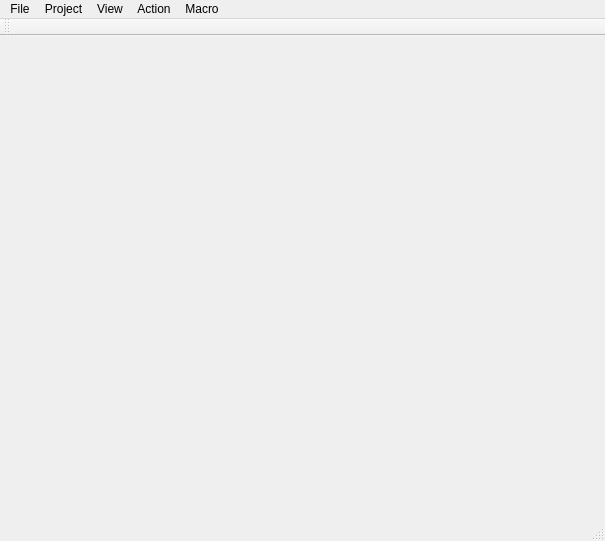
<?xml version="1.0" encoding="UTF-8"?>
<ui version="4.0">
 <class>AppWindow</class>
 <widget class="QMainWindow" name="AppWindow">
  <property name="geometry">
   <rect>
    <x>0</x>
    <y>0</y>
    <width>605</width>
    <height>541</height>
   </rect>
  </property>
  <property name="windowTitle">
   <string>MainWindow</string>
  </property>
  <widget class="QWidget" name="centralwidget">
   <layout class="QVBoxLayout" name="verticalLayout">
    <item>
     <widget class="QFrame" name="main_frame">
      <property name="frameShape">
       <enum>QFrame::NoFrame</enum>
      </property>
      <property name="frameShadow">
       <enum>QFrame::Plain</enum>
      </property>
      <property name="lineWidth">
       <number>0</number>
      </property>
     </widget>
    </item>
   </layout>
  </widget>
  <widget class="QMenuBar" name="menubar">
   <property name="geometry">
    <rect>
     <x>0</x>
     <y>0</y>
     <width>605</width>
     <height>27</height>
    </rect>
   </property>
   <widget class="QMenu" name="menuFile">
    <property name="title">
     <string>File</string>
    </property>
    <addaction name="actionOpen"/>
   </widget>
   <widget class="QMenu" name="menuProject">
    <property name="title">
     <string>Project</string>
    </property>
   </widget>
   <widget class="QMenu" name="menuView">
    <property name="title">
     <string>View</string>
    </property>
   </widget>
   <widget class="QMenu" name="menuAction">
    <property name="title">
     <string>Action</string>
    </property>
   </widget>
   <widget class="QMenu" name="menuMacro">
    <property name="title">
     <string>Macro</string>
    </property>
   </widget>
   <addaction name="menuFile"/>
   <addaction name="menuProject"/>
   <addaction name="menuView"/>
   <addaction name="menuAction"/>
   <addaction name="menuMacro"/>
  </widget>
  <widget class="QStatusBar" name="statusbar"/>
  <widget class="QToolBar" name="toolBar">
   <property name="windowTitle">
    <string>toolBar</string>
   </property>
   <attribute name="toolBarArea">
    <enum>TopToolBarArea</enum>
   </attribute>
   <attribute name="toolBarBreak">
    <bool>false</bool>
   </attribute>
  </widget>
  <action name="actionOpen">
   <property name="text">
    <string>Open</string>
   </property>
  </action>
 </widget>
 <resources/>
 <connections/>
</ui>
